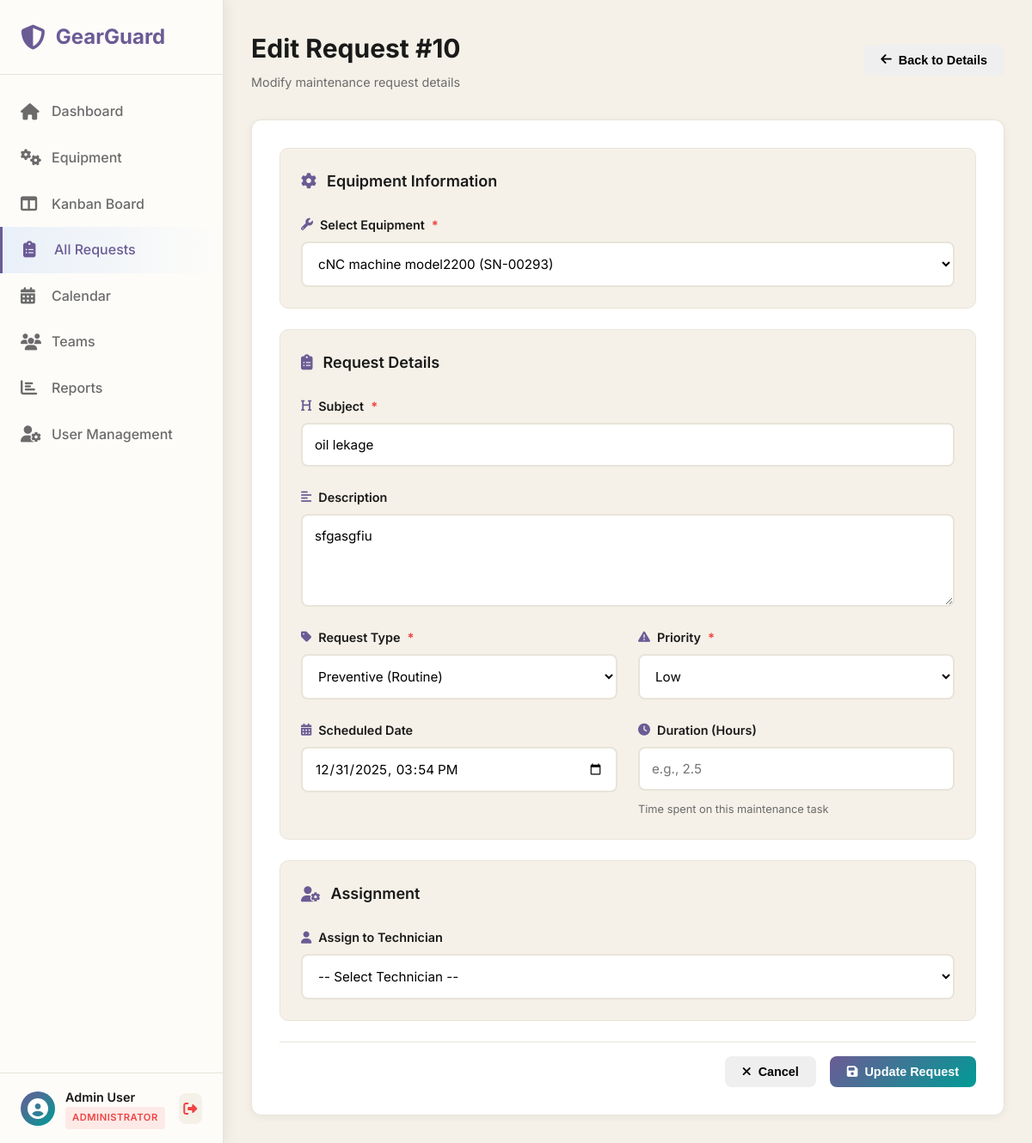
The page /pages/edit-request.php?id=10 (signed in) on the database its author committed.
### tables this page shows
CREATE TABLE `maintenance_requests` (
  `id` int(11) NOT NULL,
  `subject` varchar(255) NOT NULL,
  `description` text DEFAULT NULL,
  `equipment_id` int(11) NOT NULL,
  `request_type` enum('corrective','preventive') NOT NULL,
  `stage` enum('new','in_progress','repaired','scrap') DEFAULT 'new',
  `priority` enum('low','medium','high','urgent') DEFAULT 'medium',
  `scheduled_date` datetime DEFAULT NULL,
  `completed_date` datetime DEFAULT NULL,
  `duration_hours` decimal(5,2) DEFAULT NULL,
  `assigned_to` int(11) DEFAULT NULL,
  `created_by` int(11) NOT NULL,
  `is_overdue` tinyint(1) DEFAULT 0,
  `notes` text DEFAULT NULL,
  `created_at` timestamp NOT NULL DEFAULT current_timestamp(),
  `updated_at` timestamp NOT NULL DEFAULT current_timestamp() ON UPDATE current_timestamp()
);

CREATE TABLE `equipment` (
  `id` int(11) NOT NULL,
  `equipment_name` varchar(100) NOT NULL,
  `serial_number` varchar(100) NOT NULL,
  `category` varchar(50) DEFAULT NULL,
  `department` varchar(100) DEFAULT NULL,
  `assigned_to_employee` varchar(100) DEFAULT NULL,
  `purchase_date` date DEFAULT NULL,
  `warranty_expiry` date DEFAULT NULL,
  `location` varchar(255) DEFAULT NULL,
  `maintenance_team_id` int(11) DEFAULT NULL,
  `default_technician_id` int(11) DEFAULT NULL,
  `status` enum('active','under_maintenance','scrapped') DEFAULT 'active',
  `notes` text DEFAULT NULL,
  `created_at` timestamp NOT NULL DEFAULT current_timestamp(),
  `updated_at` timestamp NOT NULL DEFAULT current_timestamp() ON UPDATE current_timestamp()
);

### php/config.php (called while the page is built, shortened)
<?php
function isLoggedIn()
{
    return isset($_SESSION['user_id']) && !empty($_SESSION['user_id']);
}
function hasRole($role)
{
    return isset($_SESSION['user_role']) && $_SESSION['user_role'] === $role;
}
function hasAnyRole($roles)
{
    return isset($_SESSION['user_role']) && in_array($_SESSION['user_role'], $roles);
}
function canPerform($action)
{
    $role = $_SESSION['user_role'];
    $permissions = [
        'admin' => [
            'view_all_equipment',
            'add_equipment',
            'edit_equipment',
            'delete_equipment',
            'view_all_requests',
            'create_request',
            'assign_request',
            'edit_request',
            'delete_request',
            'view_all_teams',
            'add_team',
            'edit_team',
            'delete_team',
            'view_reports',
            'manage_users'
        ],
        'manager' => [
            'view_all_equipment',
            'add_equipment',
            'edit_equipment',
            'view_all_requests',
            'create_request',
            'assign_request',
            'edit_request',
            'view_all_teams',
            'add_team',
            'view_reports'
        ],
        'technician' => [
            'view_all_equipment',
            'view_my_requests',
            'update_my_requests',
            'create_request',
            'view_my_team'
        ],
        'user' => [
            'create_request',
            'view_my_requests'
        ]
    ];
    return isset($permissions[$role]) && in_array($action, $permissions[$role]);
}
function getCurrentUser()
{
    return [
        'id' => $_SESSION['user_id'],
        'name' => $_SESSION['user_name'],
        'email' => $_SESSION['user_email'],
        'role' => $_SESSION['user_role']
    ];
}
function getRoleDisplayName($role)
{
    $roleNames = [
        'admin' => 'Administrator',
        'manager' => 'Manager',
        'technician' => 'Technician',
        'user' => 'User'
    ];
    return $roleNames[$role] ?? ucfirst($role);
}
function getRoleBadgeColor($role)
{
    $colors = [
        'admin' => 'red',
        'manager' => 'blue',
        'technician' => 'green',
        'user' => 'purple'
    ];
    return $colors[$role] ?? 'gray';
}
?>

### pages/edit-request.php (the view, shortened to what this page needs)
<?php
require_once '../php/config.php';
$user = getCurrentUser();
$requestId = isset($_GET['id']) ? intval($_GET['id']) : 0;
try {
    $stmt = $conn->prepare("SELECT * FROM maintenance_requests WHERE id = ?");
    $stmt->execute([$requestId]);
    $request = $stmt->fetch();
    $stmt = $conn->query("
        SELECT id, equipment_name, serial_number, category,
               maintenance_team_id, default_technician_id
        FROM equipment
        WHERE status != 'scrapped'
        ORDER BY equipment_name ASC
    ");
    $equipmentList = $stmt->fetchAll();
} catch(PDOException $e) {
    error_log("Edit request error: " . $e->getMessage());
    $_SESSION['error'] = "Error loading request details.";
    header("Location: requests.php");
    exit();
}
?>
<!DOCTYPE html>
<html lang="en">
<head>
    <link rel="stylesheet" href="../css/dashboard.css">
    <link rel="stylesheet" href="../css/form.css">
    <link rel="stylesheet" href="https://cdnjs.cloudflare.com/ajax/libs/font-awesome/6.5.1/css/all.min.css">
</head>
<body>
    <aside class="sidebar" id="sidebar">
        <div class="sidebar-header">
            <div class="logo">
                <i class="fas fa-shield-alt"></i>
                <span>GearGuard</span>
            </div>
        </div>
        <nav class="sidebar-nav">
            <a href="dashboard.php" class="nav-item">
                <i class="fas fa-home"></i>
                <span>Dashboard</span>
            </a>
            <?php if (canPerform('view_all_equipment')): ?>
            <a href="equipment.php" class="nav-item">
                <i class="fas fa-cogs"></i>
                <span>Equipment</span>
            </a>
            <?php endif; ?>
            <a href="kanban.php" class="nav-item">
                <i class="fas fa-columns"></i>
                <span>Kanban Board</span>
            </a>
            <a href="requests.php" class="nav-item active">
                <i class="fas fa-clipboard-list"></i>
                <span><?php echo hasRole('technician') ? 'My Requests' : 'All Requests'; ?></span>
            </a>
            <?php if (hasAnyRole(['admin', 'manager'])): ?>
            <a href="calendar.php" class="nav-item">
                <i class="fas fa-calendar-alt"></i>
                <span>Calendar</span>
            </a>
            <a href="teams.php" class="nav-item">
                <i class="fas fa-users"></i>
                <span>Teams</span>
            </a>
            <a href="reports.php" class="nav-item">
                <i class="fas fa-chart-bar"></i>
                <span>Reports</span>
            </a>
            <?php endif; ?>
            <?php if (hasRole('admin')): ?>
            <a href="users.php" class="nav-item">
                <i class="fas fa-user-cog"></i>
                <span>User Management</span>
            </a>
            <?php endif; ?>
        </nav>
        <div class="sidebar-footer">
            <div class="user-info">
                <div class="user-avatar">
                    <i class="fas fa-user-circle"></i>
                </div>
                <div class="user-details">
                    <p class="user-name"><?php echo htmlspecialchars($user['name']); ?></p>
                    <p class="user-role">
                        <span class="role-badge role-<?php echo getRoleBadgeColor($user['role']); ?>">
                            <?php echo getRoleDisplayName($user['role']); ?>
                        </span>
                    </p>
                </div>
            </div>
            <a href="../logout.php" class="logout-btn" title="Logout">
                <i class="fas fa-sign-out-alt"></i>
            </a>
        </div>
    </aside>
    <main class="main-content">
        <header class="top-header">
            <div>
                <h1>Edit Request #<?php echo $request['id']; ?></h1>
                <p class="dashboard-subtitle">Modify maintenance request details</p>
            </div>
            <div class="header-actions">
                <button class="btn btn-outline" onclick="window.location.href='view-request.php?id=<?php echo $requestId; ?>'">
                    <i class="fas fa-arrow-left"></i>
                    Back to Details
                </button>
            </div>
        </header>
        <section class="form-section">
            <div class="form-container">
                <form method="POST" action="" class="request-form" id="editRequestForm">
                    <div class="form-card">
                        <h3 class="form-card-title">
                            <i class="fas fa-cog"></i>
                            Equipment Information
                        </h3>
                        <div class="form-group">
                            <label for="equipment_id">
                                <i class="fas fa-wrench"></i>
                                Select Equipment <span class="required">*</span>
                            </label>
                            <select id="equipment_id" name="equipment_id" required onchange="loadEquipmentDetails()">
                                <?php foreach($equipmentList as $equip): ?>
                                    <option
                                        value="<?php echo $equip['id']; ?>"
                                        data-category="<?php echo htmlspecialchars($equip['category']); ?>"
                                        data-team-id="<?php echo $equip['maintenance_team_id']; ?>"
                                        data-tech-id="<?php echo $equip['default_technician_id']; ?>"
                                        <?php echo $request['equipment_id'] == $equip['id'] ? 'selected' : ''; ?>
                                    >
                                        <?php echo htmlspecialchars($equip['equipment_name']) . ' (' . htmlspecialchars($equip['serial_number']) . ')'; ?>
                                    </option>
                                <?php endforeach; ?>
                            </select>
                        </div>
                    </div>
                    <div class="form-card">
                        <h3 class="form-card-title">
                            <i class="fas fa-clipboard-list"></i>
                            Request Details
                        </h3>
                        <div class="form-grid">
                            <div class="form-group full-width">
                                <label for="subject">
                                    <i class="fas fa-heading"></i>
                                    Subject <span class="required">*</span>
                                </label>
                                <input
                                    type="text"
                                    id="subject"
                                    name="subject"
                                    value="<?php echo htmlspecialchars($request['subject']); ?>"
                                    placeholder="e.g., Motor overheating issue"
                                    required
                                >
                            </div>
                            <div class="form-group full-width">
                                <label for="description">
                                    <i class="fas fa-align-left"></i>
                                    Description
                                </label>
                                <textarea
                                    id="description"
                                    name="description"
                                    rows="4"
                                    placeholder="Provide detailed information about the maintenance request..."
                                ><?php echo htmlspecialchars($request['description']); ?></textarea>
                            </div>
                            <div class="form-group">
                                <label for="request_type">
                                    <i class="fas fa-tag"></i>
                                    Request Type <span class="required">*</span>
                                </label>
                                <select id="request_type" name="request_type" required>
                                    <option value="preventive" <?php echo $request['request_type'] === 'preventive' ? 'selected' : ''; ?>>Preventive (Routine)</option>
                                </select>
                            </div>
                            <div class="form-group">
                                <label for="priority">
                                    <i class="fas fa-exclamation-triangle"></i>
                                    Priority <span class="required">*</span>
                                </label>
                                <select id="priority" name="priority" required>
                                    <option value="low" <?php echo $request['priority'] === 'low' ? 'selected' : ''; ?>>Low</option>
                                </select>
                            </div>
                            <div class="form-group">
                                <label for="scheduled_date">
                                    <i class="fas fa-calendar-alt"></i>
                                    Scheduled Date
                                </label>
                                <input
                                    type="datetime-local"
                                    id="scheduled_date"
                                    name="scheduled_date"
                                    value="<?php echo $request['scheduled_date'] ? date('Y-m-d\TH:i', strtotime($request['scheduled_date'])) : ''; ?>"
                                >
                            </div>
                            <div class="form-group">
                                <label for="duration_hours">
                                    <i class="fas fa-clock"></i>
                                    Duration (Hours)
                                </label>
                                <input
                                    type="number"
                                    id="duration_hours"
                                    name="duration_hours"
                                    step="0.5"
                                    min="0"
                                    value="<?php echo $request['duration_hours'] ?? ''; ?>"
                                    placeholder="e.g., 2.5"
                                >
                                <small class="form-hint">Time spent on this maintenance task</small>
                            </div>
                        </div>
                    </div>
                    <?php if (canPerform('assign_request')): ?>
                    <div class="form-card">
                        <h3 class="form-card-title">
                            <i class="fas fa-user-cog"></i>
                            Assignment
                        </h3>
                        <div class="form-group">
                            <label for="assigned_to">
                                <i class="fas fa-user"></i>
                                Assign to Technician
                            </label>
                            <select id="assigned_to" name="assigned_to">
                                <option value="">-- Select Technician --</option>
                            </select>
                        </div>
                    </div>
                    <?php endif; ?>
                    <div class="form-actions">
                        <button type="button" class="btn btn-outline" onclick="window.location.href='view-request.php?id=<?php echo $requestId; ?>'">
                            <i class="fas fa-times"></i>
                            Cancel
                        </button>
                        <button type="submit" class="btn btn-primary">
                            <i class="fas fa-save"></i>
                            Update Request
                        </button>
                    </div>
                </form>
            </div>
        </section>
    </main>
</body>
</html>

### rows shown on the page
maintenance_requests: id "10", equipment_id "cNC machine model2200 (SN-00293)", subject "oil lekage", description "sfgasgfiu", request_type "Preventive (Routine)", priority "Low", scheduled_date "12/31/2025 15:54"

### other values the page prints
$user['name'] "Admin User"
getRoleDisplayName($user['role']) "ADMINISTRATOR"
